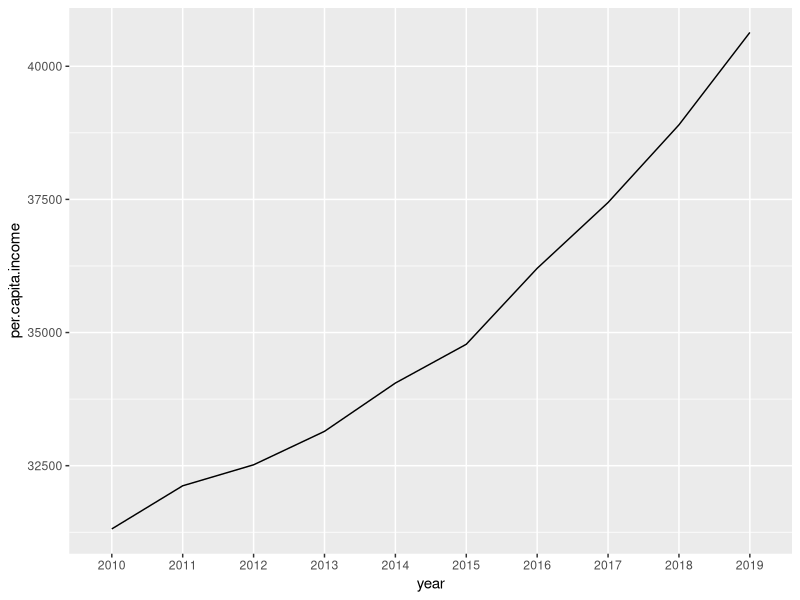

R code for this plot:
#Per capita income in the past 12 months from 2010-2019 in VA Plot
#Creating a line graph
library(ggplot2)
library(tidyverse)

#Factor year variable
Income_Per_Capita <- read_csv("Data/incomepercapitainVA.csv")

#Make the graph
Income_Per_Capita_Plot <- Income_Per_Capita %>% mutate(year = factor(year)) %>% group_by(per.capita.income, year) %>% 
    ggplot(aes(x = year, y = per.capita.income, group = 1)) + geom_line(stat='identity')


# function to get income per capita by year for info box on main map
perCapitaByYear <- function (yearToUse) {
  Income_Per_Capita %>% filter(year == yearToUse) %>% select(per.capita.income)
}
